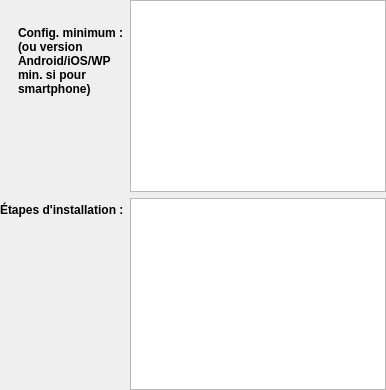
                 <widget class="QWidget" name="pagePC">
                  <layout class="QHBoxLayout" name="horizontalLayout_6">
                   <property name="leftMargin">
                    <number>0</number>
                   </property>
                   <property name="topMargin">
                    <number>0</number>
                   </property>
                   <property name="rightMargin">
                    <number>0</number>
                   </property>
                   <property name="bottomMargin">
                    <number>0</number>
                   </property>
                   <item>
                    <layout class="QFormLayout" name="formLayout_9">
                     <property name="labelAlignment">
                      <set>Qt::AlignRight|Qt::AlignTrailing|Qt::AlignVCenter</set>
                     </property>
                     <item row="0" column="0">
                      <widget class="QLabel" name="label_40">
                       <property name="font">
                        <font>
                         <weight>75</weight>
                         <bold>true</bold>
                        </font>
                       </property>
                       <property name="text">
                        <string>Config. minimum :
(ou version 
Android/iOS/WP 
min. si pour 
smartphone)</string>
                       </property>
                      </widget>
                     </item>
                     <item row="0" column="1">
                      <widget class="QPlainTextEdit" name="app_confMin">
                       <property name="font">
                        <font>
                         <family>Consolas</family>
                         <pointsize>10</pointsize>
                        </font>
                       </property>
                      </widget>
                     </item>
                     <item row="1" column="0">
                      <widget class="QLabel" name="label_41">
                       <property name="font">
                        <font>
                         <weight>75</weight>
                         <bold>true</bold>
                        </font>
                       </property>
                       <property name="text">
                        <string>Étapes d'installation :</string>
                       </property>
                      </widget>
                     </item>
                     <item row="1" column="1">
                      <widget class="QPlainTextEdit" name="app_install">
                       <property name="font">
                        <font>
                         <family>Consolas</family>
                         <pointsize>10</pointsize>
                        </font>
                       </property>
                      </widget>
                     </item>
                    </layout>
                   </item>
                  </layout>
                 </widget>
